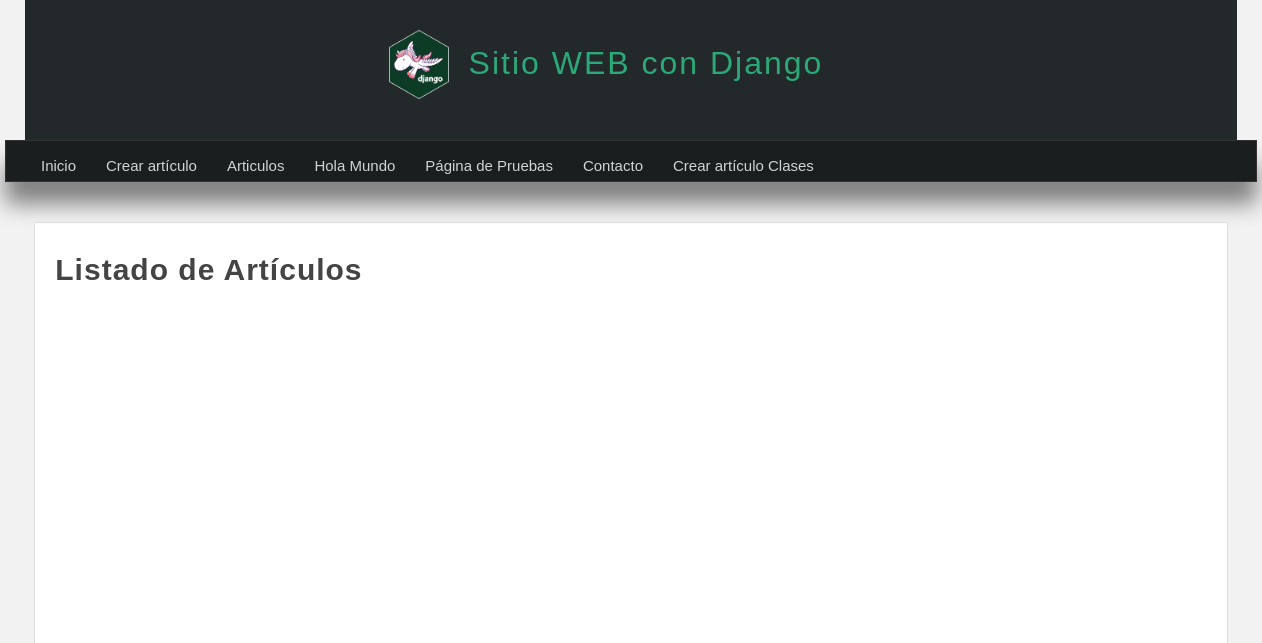
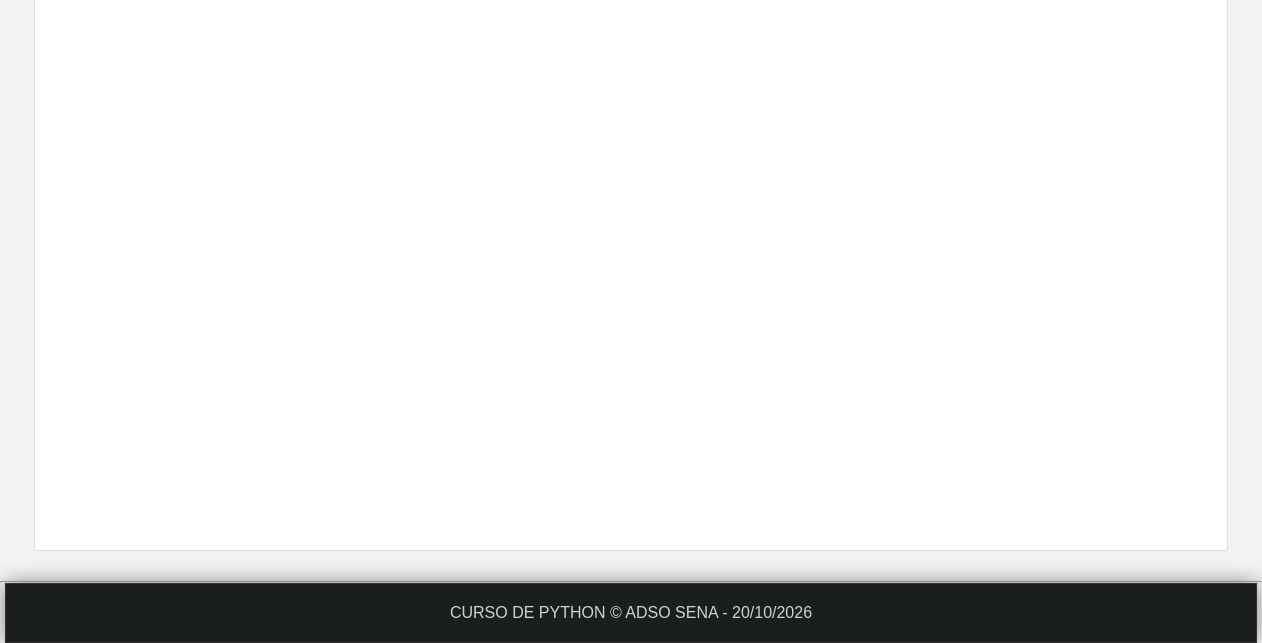
/articulos/, run on an earlier commit of the app's database (2 pictures, top to bottom).
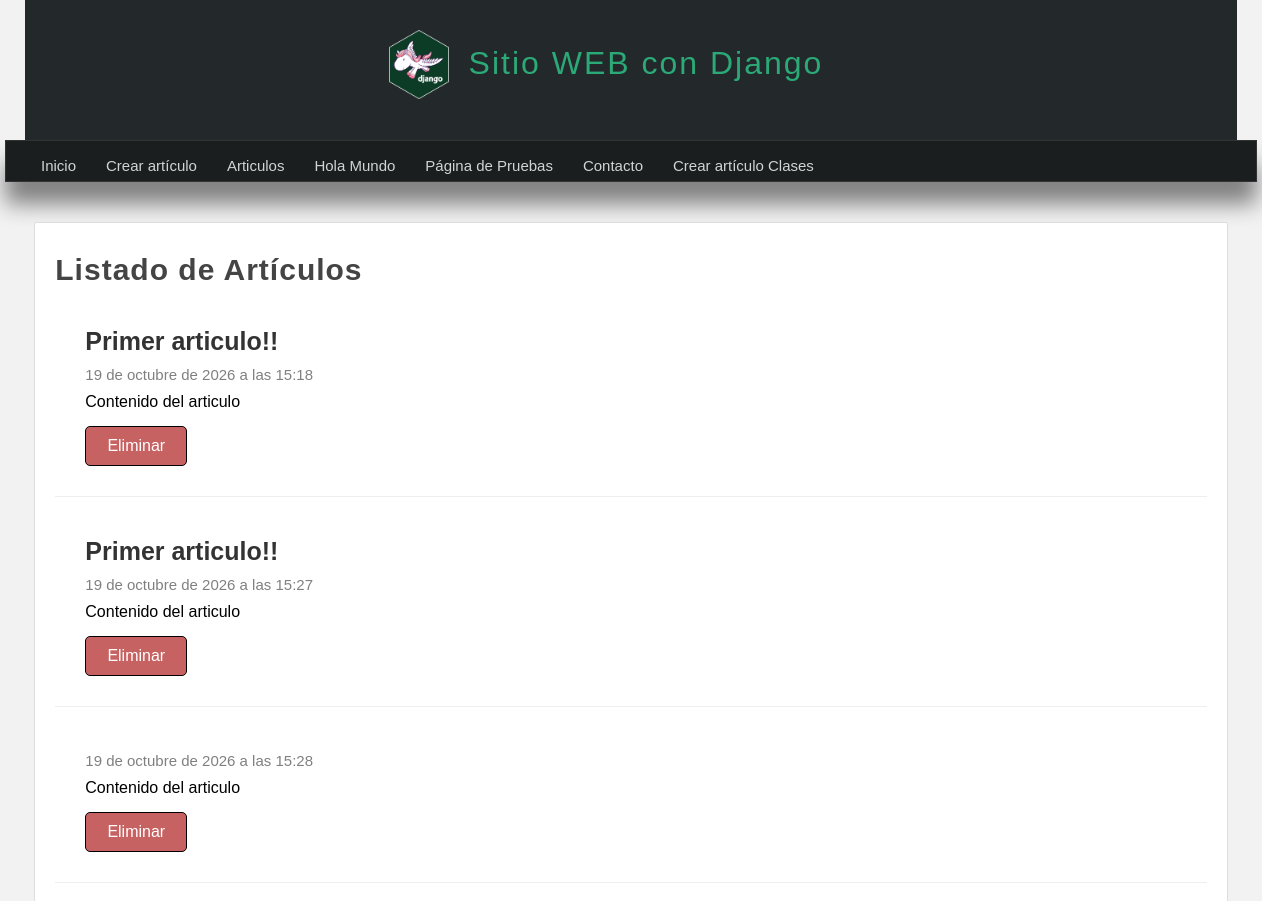
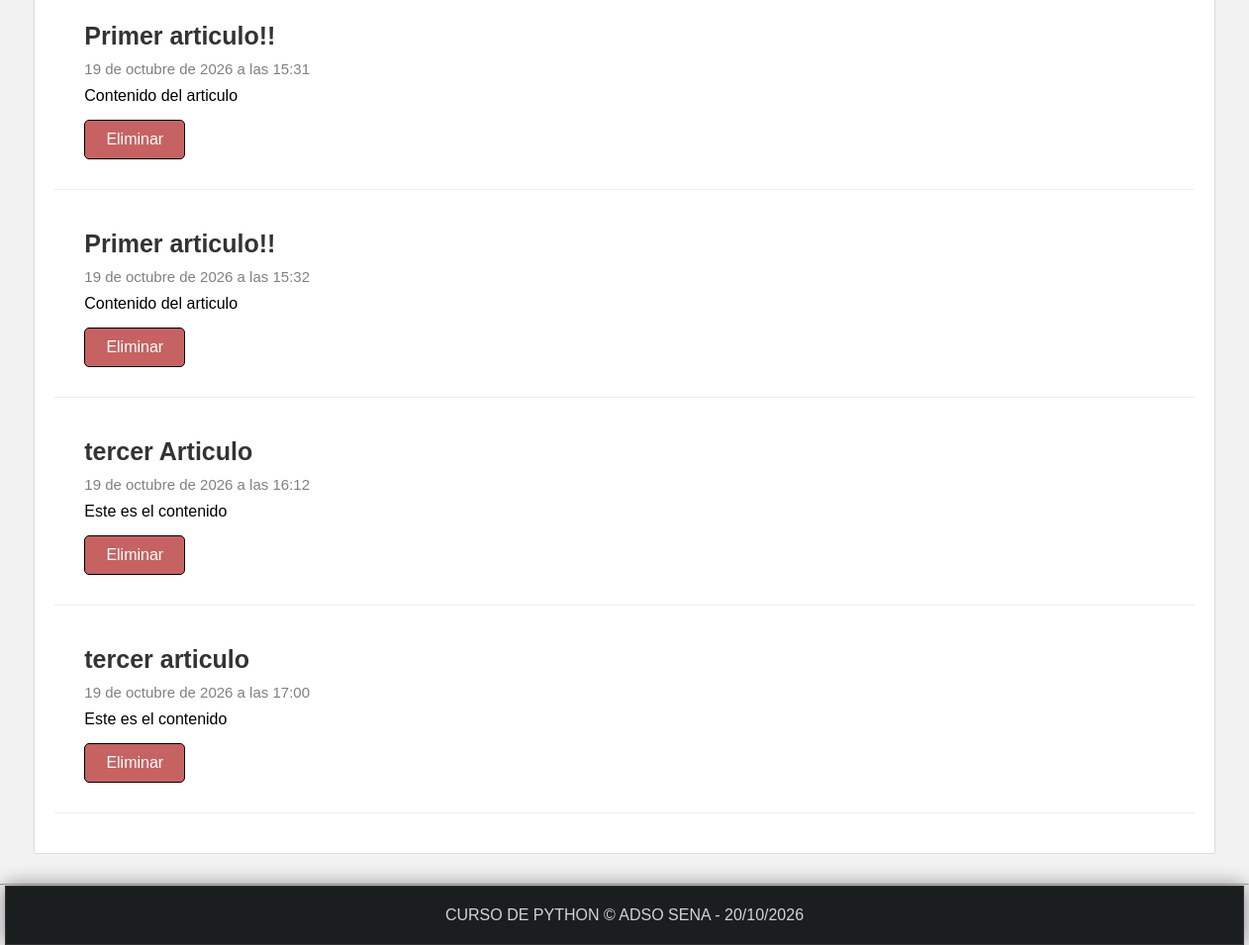
And on a later commit of the database (2 pictures, top to bottom).
### miapp/models.py (models this page shows, shortened)
class Article(models.Model):
    title = models.CharField(max_length=150, verbose_name="Título")
    content = models.TextField(verbose_name="Contenido")
    image = models.ImageField(default='null', verbose_name="Imagen")
    public = models.BooleanField(verbose_name="¿Publicado?")
    created_at = models.DateTimeField(auto_now_add=True, verbose_name="Creado")
    updated_at = models.DateTimeField(auto_now=True, verbose_name="Modificado")
    class Meta:
        verbose_name = "Artículo"
        verbose_name_plural = "Artículos"

### miapp/views.py (the view)
# urls.py: path('articulos/', views.articulos, name="articulos"),
def articulos(request):
    articulos = Article.objects.filter(public=True).order_by('id')
    return render(request, 'articulos.html', {
        'articulos': articulos
    })

### miapp/templates/articulos.html (shortened to what this page needs)
{% extends 'layout.html' %}
{% block content %}
<h1 class="title">Listado de Artículos</h1>
{% for articulo in articulos %}
<article class="article-item">
    <div class="data">
        <h2>{{ articulo.title }}</h2>
        <span class="date">{{ articulo.created_at }}</span>
        <p>{{ articulo.content }}</p>
        <a href="{% url 'borrar' id=articulo.id %}" class="btn btn-delete">Eliminar</a>
    </div>
</article>
{% endfor %}
{% endblock %}

What changed in the data, as far as the page shows it:
added Article: title "Primer articulo!!", created_at "19 de octubre de 2026 a las 15:18", content "Contenido del articulo"
added Article: title "Primer articulo!!", created_at "19 de octubre de 2026 a las 15:27", content "Contenido del articulo"
added Article: created_at "19 de octubre de 2026 a las 15:28", content "Contenido del articulo"
added Article: title "Primer articulo!!", created_at "19 de octubre de 2026 a las 15:31", content "Contenido del articulo"
added Article: title "Primer articulo!!", created_at "19 de octubre de 2026 a las 15:32", content "Contenido del articulo"
added Article: title "tercer Articulo", created_at "19 de octubre de 2026 a las 16:12", content "Este es el contenido"
added Article: title "tercer articulo", created_at "19 de octubre de 2026 a las 17:00", content "Este es el contenido"
